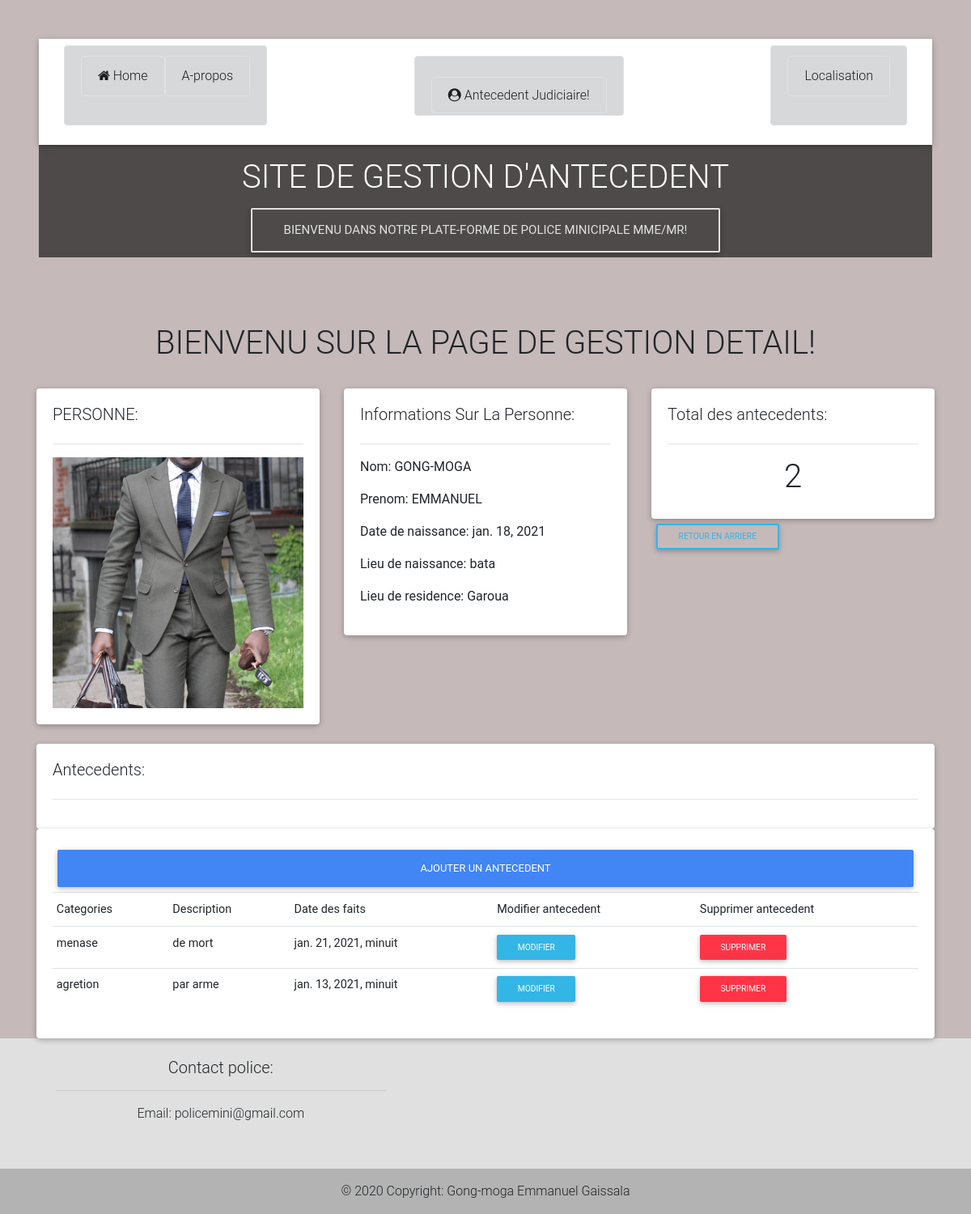
Screenshot of /detail_personne/31 with the database file from the repository.
### antecedent/models.py (models this page shows, shortened)
class Personne(models.Model):
    nom = models.CharField(max_length=256,null=True)
    prenom = models.CharField(max_length=256, null=True)
    date_naissance = models.DateField(max_length=256,null=True)
    lieu_naissance = models.CharField(max_length=256, null=True)
    lieu_de_residence = models.CharField(max_length=256,null=True)
    photo = models.ImageField(upload_to='media/images/', null=True, blank=True)

class Antecedent(models.Model):
    personne = models.ForeignKey(Personne, on_delete=models.CASCADE, default=1,null=True)
    categories = models.ForeignKey(CategorieCrime, on_delete=models.DO_NOTHING, default=1,null=True)
    description = models.TextField(null=True)
    date_des_faits = models.DateTimeField(null=True)

class CategorieCrime(models.Model):
    nom = models.CharField(max_length=256, null=True)
    def __str__(self):
        return '{}'.format(self.nom)

### antecedent/views.py (the view)
# urls.py: path('detail_personne/<str:id_personne>', views.detail_personne, name='detail_personne'),
def detail_personne(request,id_personne):
    personne= Personne.objects.get(id=id_personne)
    antecedents = Antecedent.objects.filter(personne=personne)
    compte = {'personne': personne, 'antecedents': antecedents}
    return render(request, 'detail_personne.html', compte)

### templates/detail_personne.html (shortened to what this page needs)
{% extends 'index.html' %}
{% block content %}
<div class="container">
<h1 class="text-center">BIENVENU SUR LA PAGE DE GESTION DETAIL!</h1>
<br>
<div class="row">
        <div class="col-md">
            <div class="card card-body">
                <h5>PERSONNE:</h5>
                <hr>
                <img src="{{personne.photo.url}}" class="progressive-image img-fluid w-100 progressive-image-4"   alt="....">
            </div>
        </div>
        <div class="col-md">
            <div class="card card-body">
                <h5> Informations Sur La Personne:</h5>
                <hr>
                <p>Nom: {{personne.nom}}</p>
                <p>Prenom: {{personne.prenom}}</p>
                <p>Date de naissance: {{personne.date_naissance}}</p>
                <p>Lieu de naissance: {{personne.lieu_naissance}}</p>
                <p>Lieu de residence: {{personne.lieu_de_residence}}</p>
            </div>
        </div>
        <div class="col-md">
            <div class="card card-body">
                <h5> Total des antecedents:</h5>
                <hr>
                <h1 style="text-align: center; paddign: 10px">{{antecedents.count}}</h1>
            </div>
            <a  class="btn btn-outline-info btn-sm btn-block-center" href="{% url 'rechercher_personne' %}">RETOUR EN ARRIERE</a>
        </div>
    </div>
    <br>
    <div class="row">
        <div class="col">
            <div class="card card-body">
                <h5>Antecedents:</h5>
                <hr>
            </div>
        </div>
    </div>
    <div class="row">
        <div class="col-md">
            <div class="card card-body">
                <a class="btn btn-primary" href="{% url 'ajout_antecedent' personne.id%}">Ajouter Un Antecedent</a>
                <table class="table table-sm">
                    <tr>
                        <th> Categories</th>
                        <th> Description</th>
                        <th> Date des faits</th>
                        <th> Modifier antecedent</th>
                        <th> Supprimer antecedent</th>
                    </tr>
                    {% for antecedent in antecedents%}
                    <tr>
                        <th> {{antecedent.categories}}</th>
                        <th> {{antecedent.description}}</th>
                        <th> {{antecedent.date_des_faits}}</th>
                        <th><a class="btn btn-sm btn-info" href="{% url 'modifier_antecedent' antecedent.id %}">Modifier</a></th>
                        <th><a class="btn btn-sm btn-danger" href="{% url 'supprimer_antecedent' antecedent.id %}">Supprimer</a></th>
                    </tr>
                    {% endfor %}
                </table>
            </div>
        </div>
</div>
</div>
{% endblock %}

### templates/index.html (shortened to what this page needs)
<!DOCTYPE html>
{% load static %}
<html lang="en">
<head>
  <link rel="stylesheet" href="{% static 'css/bootstrap.min.css' %}">
  <link rel="stylesheet" href="{% static 'css/mdb.min.css' %}">
  <link rel="stylesheet" href="{% static 'css/style.css' %}">
  <link rel="stylesheet" type="text/css" href="{% static 'css/main.css'%}" media="all"/>
  <link rel="stylesheet" href="{% static 'css/font-awesome/css/font-awesome.min.css' %}">
</head>
	{% include 'navbar.html' %}
	{% block content %}{% endblock %}
{% include 'footer.html' %}
</body>
</html>

### templates/navbar.html
{% load static %}
<div class="p-5 text-center bg-image" style="
      height: 400px;
    ">
  <nav class="navbar navbar-expand-lg navbar-light bg-white">
    <div class="container-fluid">
      <div class="alert alert-dark border rounded">
        <div class="collapse navbar-collapse" id="navbarExample01">
          <ul class="navbar-nav me-auto mb-2 mb-lg-0 ">
            <li class="nav-item active">
              <a class="alert alert-dark border rounded" aria-current="page" href="/"><i class="fa fa-home" aria-hidden="true"></i>
            Home<span class="sr-only">(current)</span> </a>
            </li>
            <li class="nav-item active">
              <a class="alert alert-dark border rounded" aria-current="page" href="#">A-propos</a>
            </li>
          </ul>
        </div>
      </div>
      <div class="alert alert-dark border rounded">
        <br>
        <a class="alert alert-dark border rounded" role="button"><i class="fa fa-user-circle" aria-hidden="true"></i>
    Antecedent Judiciaire!</a>
      <br>
      </div>
      <div class="alert alert-dark border rounded">
      <div class="collapse navbar-collapse" id="">
         <ul class="navbar-nav me-auto mb-2 mb-lg-0 ">
            <li class="nav-item active">
              <a class="alert alert-dark border rounded" aria-current="page" href="#">Localisation</a>
            </li>
          </ul>
      </div>
      </div>
    </div>
  </nav>
  <div class="mask" style="background-color: rgba(0, 0, 0, 0.6)">
      <div class="d-flex justify-content-center align-items-center h-100">
        <div class="text-white">
          <h1 class="mb-3"><h1 class="text-center">SITE DE GESTION D'ANTECEDENT</h1></h1>
          <a class="btn btn-outline-light btn-lg" role="button">BIENVENU DANS NOTRE PLATE-FORME DE POLICE MINICIPALE Mme/Mr!</a>
        </div>
      </div>
  </div>
  </div>

### templates/footer.html
<footer class="bg-light text-center text-lg-start">
  <div class="container p-4 pb-0">
      <div class="row">
        <div class="col-md-5 col-8 mb-2 mb-md-3">
          <div class="form-outline mb-2">
             <div class="col-md">
                  <h5> Contact police:</h5>
                  <hr>
                  <p>Email: policemini@gmail.com</p>
             </div>
          </div>
        </div>
      </div>
  </div>
  <div class="text-center p-3" style="background-color: rgba(0, 0, 0, 0.2)">
    © 2020 Copyright:
    <a class="text-dark" href="https://mdbootstrap.com/">Gong-moga Emmanuel Gaissala</a>
  </div>
</footer>

### rows the page displays
Personne: photo (picture), nom "GONG-MOGA", prenom "EMMANUEL", date_naissance "jan. 18, 2021", lieu_naissance "bata", lieu_de_residence "Garoua"
Antecedent: categories "menase", description "de mort", date_des_faits "jan. 21, 2021, minuit"
Antecedent: categories "agretion", description "par arme", date_des_faits "jan. 13, 2021, minuit"

### other values shown
{{ antecedents.count }} "2"
